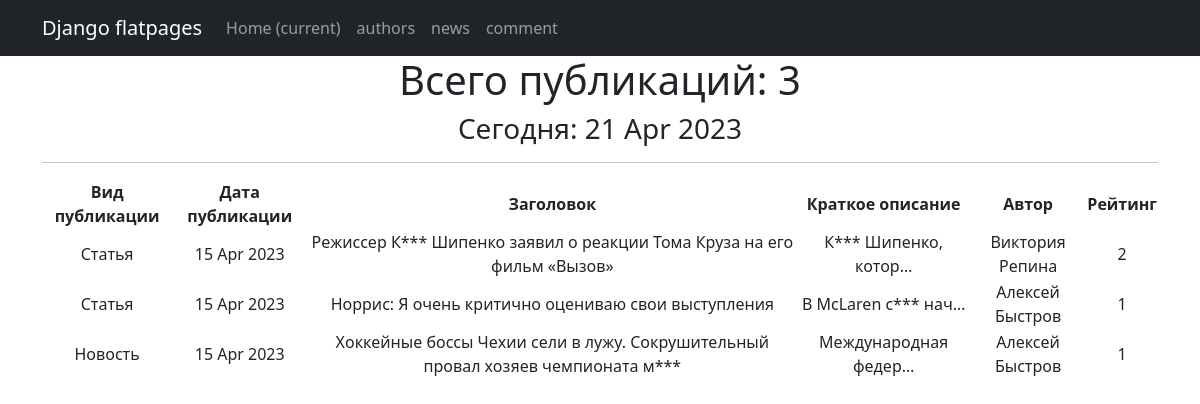
Page /news/ on the committed database.
### news/models.py (models this page shows, shortened)
class Post(models.Model):
    article = 'ART'
    news = 'NEW'
    POSITIONS = [
        (article, 'Статья'),
        (news, 'Новость')
    ]
    author = models.ForeignKey(Author, on_delete=models.CASCADE)
    typeChoice = models.CharField(max_length=3, choices=POSITIONS, default=news)
    pubDate = models.DateTimeField(auto_now_add=True)
    postCategory = models.ManyToManyField(Category, through='PostCategory', default="Категория")
    headline = models.CharField(max_length=255)
    text = models.TextField(default="Текст статьи")
    postRating = models.SmallIntegerField(default=0)

class Author(models.Model):
    authUser = models.OneToOneField(User, on_delete=models.CASCADE)
    authorRating = models.IntegerField(default=0)

### news/views.py (the view)
# urls.py: path('', PostList.as_view()),
class PostList(ListView):
    model = Post
    ordering = '-pubDate'
    template_name = 'news.html'
    context_object_name = 'posts'
    def get_context_data(self, **kwargs):
        context = super().get_context_data(**kwargs)
        context['time_now'] = datetime.utcnow()
        context['next_post'] = None
        return context

### news/templatetags/custom_filters.py (called while the page is built)
@register.filter()
def censor(text, cens):
    text_list = text.split()
    censored_text_list = []
    cens = ["мира", 'слабо', 'клим']
    for n in text_list:
        word = ''.join(_ for _ in n if _ not in string.punctuation)
        if word.lower() in cens:
            censored_word = word[0] + '***'
            censored_text_list.append(n.replace(word, censored_word))
        else:
            censored_text_list.append(n)
    return ' '.join(censored_text_list)

### templates/news.html (shortened to what this page needs)
{% extends 'flatpages/default.html' %}
{% load custom_filters %}
{% block content %}
   <h1>Всего публикаций: {{ posts|length }}</h1>
   <h3>Сегодня: {{time_now|date:'d M Y' }}</h3>
   <hr>
   {% if posts %}
       <table>
           <tr>
               <td><b>Вид публикации</b></td>
               <td><b>Дата публикации</b></td>
               <td><b>Заголовок</b></td>
               <td><b>Краткое описание</b></td>
               <td><b>Автор</b></td>
               <td><b>Рейтинг</b></td>
           </tr>
           {% for post in posts %}
           <tr>
               <td>{{ post.get_typeChoice_display}}</td>
               <td>{{ post.pubDate|date:'d M Y'}}</td>
               <td>{{ post.headline|censor:''}}</td>
               <td>{{ post.text|truncatechars:20|censor:''}}</td>
               <td>{{ post.author.authUser}}</td>
               <td>{{ post.postRating}}</td>
           </tr>
           {% endfor %}
       </table>
   {% else %}
       <h2>Статей нет!</h2>
   {% endif %}
{% endblock content %}

### templates/flatpages/default.html (shortened to what this page needs)
<!DOCTYPE html>
<html lang="en">
    <head>
        {% load static %}
        <link href="{% static 'css/styles.css' %}" rel="stylesheet" />
    </head>
    <body>
        <nav class="navbar navbar-expand-lg navbar-dark bg-dark static-top">
           <div class="container">
               <a class="navbar-brand" href="#">Django flatpages</a>
               <div class="collapse navbar-collapse" id="navbarResponsive">
                   <ul class="navbar-nav ml-auto">
                       <li class="nav-item active">
                           <a class="nav-link" href="#">Home
                               <span class="sr-only">(current)</span>
                           </a>
                       </li>
                       <li class="nav-item">
                           <a class="nav-link" href="/authors/">authors</a>
                       </li>
                       <li class="nav-item">
                           <a class="nav-link" href="/news/">news</a>
                       </li>
                       <li class="nav-item">
                           <a class="nav-link" href="/comment/">comment</a>
                       </li>
                   </ul>
               </div>
           </div>
        </nav>
        <div class="container">
            <div class="row">
                <div class="col-lg-12 text-center">
                    {% block content %}{% endblock content %}
                </div>
            </div>
        </div>
    </body>
</html>

### rows in the picture
Post: typeChoice "Статья", pubDate "15 Apr 2023", headline|censor "Режиссер К*** Шипенко заявил о реакции Тома Круза на его фильм «Вызов»", text|censor "К*** Шипенко, котор…", author.authUser "Виктория Репина", postRating "2"
Post: typeChoice "Статья", pubDate "15 Apr 2023", headline|censor "Норрис: Я очень критично оцениваю свои выступления", text|censor "В McLaren с*** нач…", author.authUser "Алексей Быстров", postRating "1"
Post: typeChoice "Новость", pubDate "15 Apr 2023", headline|censor "Хоккейные боссы Чехии сели в лужу. Сокрушительный провал хозяев чемпионата м***", text|censor "Международная федер…", author.authUser "Алексей Быстров", postRating "1"

### other values in the picture
{{ posts|length }} "3"
{{ time_now|date:'d M Y' }} "21 Apr 2023"
